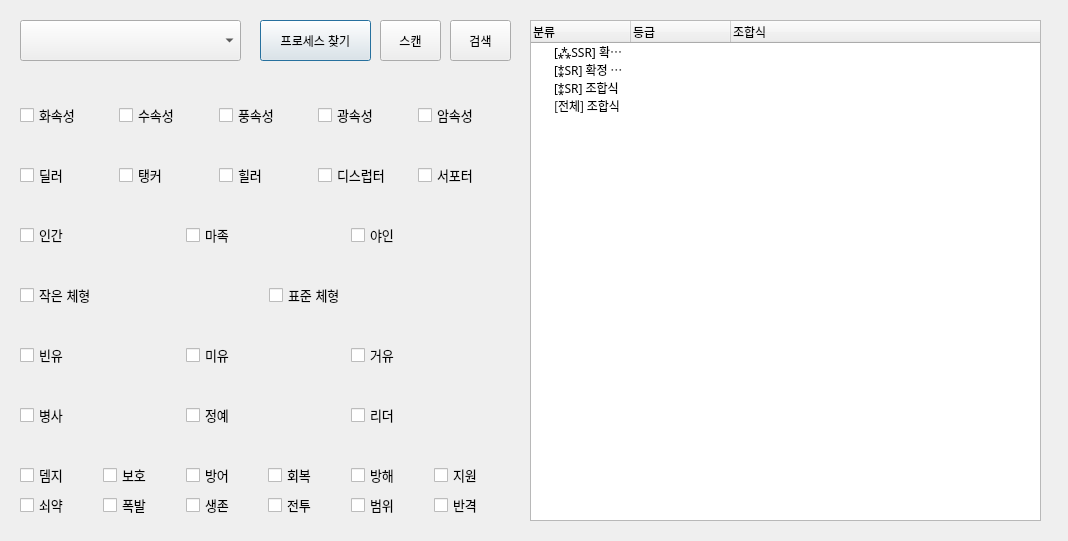
<?xml version="1.0" encoding="UTF-8"?>
<ui version="4.0">
 <class>Dialog</class>
 <widget class="QDialog" name="Dialog">
  <property name="geometry">
   <rect>
    <x>0</x>
    <y>0</y>
    <width>1068</width>
    <height>541</height>
   </rect>
  </property>
  <property name="windowTitle">
   <string>Dialog</string>
  </property>
  <widget class="QPushButton" name="ScanWindow">
   <property name="geometry">
    <rect>
     <x>260</x>
     <y>20</y>
     <width>111</width>
     <height>41</height>
    </rect>
   </property>
   <property name="font">
    <font>
     <pointsize>9</pointsize>
    </font>
   </property>
   <property name="text">
    <string>프로세스 찾기</string>
   </property>
  </widget>
  <widget class="QPushButton" name="SerachButton">
   <property name="geometry">
    <rect>
     <x>450</x>
     <y>20</y>
     <width>61</width>
     <height>41</height>
    </rect>
   </property>
   <property name="font">
    <font>
     <pointsize>9</pointsize>
    </font>
   </property>
   <property name="text">
    <string>검색</string>
   </property>
  </widget>
  <widget class="QPushButton" name="ScanButton">
   <property name="geometry">
    <rect>
     <x>380</x>
     <y>20</y>
     <width>61</width>
     <height>41</height>
    </rect>
   </property>
   <property name="font">
    <font>
     <pointsize>9</pointsize>
    </font>
   </property>
   <property name="text">
    <string>스캔</string>
   </property>
  </widget>
  <widget class="QWidget" name="horizontalLayoutWidget">
   <property name="geometry">
    <rect>
     <x>20</x>
     <y>100</y>
     <width>491</width>
     <height>31</height>
    </rect>
   </property>
   <property name="font">
    <font>
     <pointsize>10</pointsize>
    </font>
   </property>
   <layout class="QHBoxLayout" name="horizontalLayout">
    <item>
     <widget class="QCheckBox" name="TagBtn00">
      <property name="font">
       <font>
        <pointsize>10</pointsize>
       </font>
      </property>
      <property name="text">
       <string>화속성</string>
      </property>
     </widget>
    </item>
    <item>
     <widget class="QCheckBox" name="TagBtn01">
      <property name="font">
       <font>
        <pointsize>10</pointsize>
       </font>
      </property>
      <property name="text">
       <string>수속성</string>
      </property>
     </widget>
    </item>
    <item>
     <widget class="QCheckBox" name="TagBtn02">
      <property name="font">
       <font>
        <pointsize>10</pointsize>
       </font>
      </property>
      <property name="text">
       <string>풍속성</string>
      </property>
     </widget>
    </item>
    <item>
     <widget class="QCheckBox" name="TagBtn03">
      <property name="font">
       <font>
        <pointsize>10</pointsize>
       </font>
      </property>
      <property name="text">
       <string>광속성</string>
      </property>
     </widget>
    </item>
    <item>
     <widget class="QCheckBox" name="TagBtn04">
      <property name="font">
       <font>
        <pointsize>10</pointsize>
       </font>
      </property>
      <property name="text">
       <string>암속성</string>
      </property>
     </widget>
    </item>
   </layout>
  </widget>
  <widget class="QWidget" name="horizontalLayoutWidget_2">
   <property name="geometry">
    <rect>
     <x>20</x>
     <y>160</y>
     <width>491</width>
     <height>31</height>
    </rect>
   </property>
   <property name="font">
    <font>
     <pointsize>10</pointsize>
    </font>
   </property>
   <layout class="QHBoxLayout" name="horizontalLayout_2">
    <item>
     <widget class="QCheckBox" name="TagBtn05">
      <property name="font">
       <font>
        <pointsize>10</pointsize>
       </font>
      </property>
      <property name="text">
       <string>딜러</string>
      </property>
     </widget>
    </item>
    <item>
     <widget class="QCheckBox" name="TagBtn06">
      <property name="font">
       <font>
        <pointsize>10</pointsize>
       </font>
      </property>
      <property name="text">
       <string>탱커</string>
      </property>
     </widget>
    </item>
    <item>
     <widget class="QCheckBox" name="TagBtn07">
      <property name="font">
       <font>
        <pointsize>10</pointsize>
       </font>
      </property>
      <property name="text">
       <string>힐러</string>
      </property>
     </widget>
    </item>
    <item>
     <widget class="QCheckBox" name="TagBtn08">
      <property name="font">
       <font>
        <pointsize>10</pointsize>
       </font>
      </property>
      <property name="text">
       <string>디스럽터</string>
      </property>
     </widget>
    </item>
    <item>
     <widget class="QCheckBox" name="TagBtn09">
      <property name="font">
       <font>
        <pointsize>10</pointsize>
       </font>
      </property>
      <property name="text">
       <string>서포터</string>
      </property>
     </widget>
    </item>
   </layout>
  </widget>
  <widget class="QWidget" name="horizontalLayoutWidget_3">
   <property name="geometry">
    <rect>
     <x>20</x>
     <y>220</y>
     <width>491</width>
     <height>31</height>
    </rect>
   </property>
   <property name="font">
    <font>
     <pointsize>10</pointsize>
    </font>
   </property>
   <layout class="QHBoxLayout" name="horizontalLayout_3">
    <item>
     <widget class="QCheckBox" name="TagBtn10">
      <property name="font">
       <font>
        <pointsize>10</pointsize>
       </font>
      </property>
      <property name="text">
       <string>인간</string>
      </property>
     </widget>
    </item>
    <item>
     <widget class="QCheckBox" name="TagBtn11">
      <property name="font">
       <font>
        <pointsize>10</pointsize>
       </font>
      </property>
      <property name="text">
       <string>마족</string>
      </property>
     </widget>
    </item>
    <item>
     <widget class="QCheckBox" name="TagBtn12">
      <property name="font">
       <font>
        <pointsize>10</pointsize>
       </font>
      </property>
      <property name="text">
       <string>야인</string>
      </property>
     </widget>
    </item>
   </layout>
  </widget>
  <widget class="QWidget" name="horizontalLayoutWidget_4">
   <property name="geometry">
    <rect>
     <x>20</x>
     <y>280</y>
     <width>491</width>
     <height>31</height>
    </rect>
   </property>
   <property name="font">
    <font>
     <pointsize>10</pointsize>
    </font>
   </property>
   <layout class="QHBoxLayout" name="horizontalLayout_4">
    <item>
     <widget class="QCheckBox" name="TagBtn13">
      <property name="font">
       <font>
        <pointsize>10</pointsize>
       </font>
      </property>
      <property name="text">
       <string>작은 체형</string>
      </property>
     </widget>
    </item>
    <item>
     <widget class="QCheckBox" name="TagBtn14">
      <property name="font">
       <font>
        <pointsize>10</pointsize>
       </font>
      </property>
      <property name="text">
       <string>표준 체형</string>
      </property>
     </widget>
    </item>
   </layout>
  </widget>
  <widget class="QWidget" name="horizontalLayoutWidget_5">
   <property name="geometry">
    <rect>
     <x>20</x>
     <y>340</y>
     <width>491</width>
     <height>31</height>
    </rect>
   </property>
   <property name="font">
    <font>
     <pointsize>10</pointsize>
    </font>
   </property>
   <layout class="QHBoxLayout" name="horizontalLayout_5">
    <item>
     <widget class="QCheckBox" name="TagBtn15">
      <property name="font">
       <font>
        <pointsize>10</pointsize>
       </font>
      </property>
      <property name="text">
       <string>빈유</string>
      </property>
     </widget>
    </item>
    <item>
     <widget class="QCheckBox" name="TagBtn16">
      <property name="font">
       <font>
        <pointsize>10</pointsize>
       </font>
      </property>
      <property name="text">
       <string>미유</string>
      </property>
     </widget>
    </item>
    <item>
     <widget class="QCheckBox" name="TagBtn17">
      <property name="font">
       <font>
        <pointsize>10</pointsize>
       </font>
      </property>
      <property name="text">
       <string>거유</string>
      </property>
     </widget>
    </item>
   </layout>
  </widget>
  <widget class="QWidget" name="horizontalLayoutWidget_6">
   <property name="geometry">
    <rect>
     <x>20</x>
     <y>400</y>
     <width>491</width>
     <height>31</height>
    </rect>
   </property>
   <property name="font">
    <font>
     <pointsize>10</pointsize>
    </font>
   </property>
   <layout class="QHBoxLayout" name="horizontalLayout_6">
    <item>
     <widget class="QCheckBox" name="TagBtn18">
      <property name="font">
       <font>
        <pointsize>10</pointsize>
       </font>
      </property>
      <property name="text">
       <string>병사</string>
      </property>
     </widget>
    </item>
    <item>
     <widget class="QCheckBox" name="TagBtn19">
      <property name="font">
       <font>
        <pointsize>10</pointsize>
       </font>
      </property>
      <property name="text">
       <string>정예</string>
      </property>
     </widget>
    </item>
    <item>
     <widget class="QCheckBox" name="TagBtn20">
      <property name="font">
       <font>
        <pointsize>10</pointsize>
       </font>
      </property>
      <property name="text">
       <string>리더</string>
      </property>
     </widget>
    </item>
   </layout>
  </widget>
  <widget class="QWidget" name="horizontalLayoutWidget_7">
   <property name="geometry">
    <rect>
     <x>20</x>
     <y>460</y>
     <width>491</width>
     <height>31</height>
    </rect>
   </property>
   <property name="font">
    <font>
     <pointsize>10</pointsize>
    </font>
   </property>
   <layout class="QHBoxLayout" name="horizontalLayout_7">
    <item>
     <widget class="QCheckBox" name="TagBtn21">
      <property name="font">
       <font>
        <pointsize>10</pointsize>
       </font>
      </property>
      <property name="text">
       <string>뎀지</string>
      </property>
     </widget>
    </item>
    <item>
     <widget class="QCheckBox" name="TagBtn22">
      <property name="font">
       <font>
        <pointsize>10</pointsize>
       </font>
      </property>
      <property name="text">
       <string>보호</string>
      </property>
     </widget>
    </item>
    <item>
     <widget class="QCheckBox" name="TagBtn23">
      <property name="font">
       <font>
        <pointsize>10</pointsize>
       </font>
      </property>
      <property name="text">
       <string>방어</string>
      </property>
     </widget>
    </item>
    <item>
     <widget class="QCheckBox" name="TagBtn24">
      <property name="font">
       <font>
        <pointsize>10</pointsize>
       </font>
      </property>
      <property name="text">
       <string>회복</string>
      </property>
     </widget>
    </item>
    <item>
     <widget class="QCheckBox" name="TagBtn25">
      <property name="font">
       <font>
        <pointsize>10</pointsize>
       </font>
      </property>
      <property name="text">
       <string>방해</string>
      </property>
     </widget>
    </item>
    <item>
     <widget class="QCheckBox" name="TagBtn26">
      <property name="font">
       <font>
        <pointsize>10</pointsize>
       </font>
      </property>
      <property name="text">
       <string>지원</string>
      </property>
     </widget>
    </item>
   </layout>
  </widget>
  <widget class="QWidget" name="horizontalLayoutWidget_8">
   <property name="geometry">
    <rect>
     <x>20</x>
     <y>490</y>
     <width>491</width>
     <height>31</height>
    </rect>
   </property>
   <property name="font">
    <font>
     <pointsize>10</pointsize>
    </font>
   </property>
   <layout class="QHBoxLayout" name="horizontalLayout_8">
    <item>
     <widget class="QCheckBox" name="TagBtn27">
      <property name="font">
       <font>
        <pointsize>10</pointsize>
       </font>
      </property>
      <property name="text">
       <string>쇠약</string>
      </property>
     </widget>
    </item>
    <item>
     <widget class="QCheckBox" name="TagBtn28">
      <property name="font">
       <font>
        <pointsize>10</pointsize>
       </font>
      </property>
      <property name="text">
       <string>폭발</string>
      </property>
     </widget>
    </item>
    <item>
     <widget class="QCheckBox" name="TagBtn29">
      <property name="font">
       <font>
        <pointsize>10</pointsize>
       </font>
      </property>
      <property name="text">
       <string>생존</string>
      </property>
     </widget>
    </item>
    <item>
     <widget class="QCheckBox" name="TagBtn30">
      <property name="font">
       <font>
        <pointsize>10</pointsize>
       </font>
      </property>
      <property name="text">
       <string>전투</string>
      </property>
     </widget>
    </item>
    <item>
     <widget class="QCheckBox" name="TagBtn31">
      <property name="font">
       <font>
        <pointsize>10</pointsize>
       </font>
      </property>
      <property name="text">
       <string>범위</string>
      </property>
     </widget>
    </item>
    <item>
     <widget class="QCheckBox" name="TagBtn32">
      <property name="font">
       <font>
        <pointsize>10</pointsize>
       </font>
      </property>
      <property name="text">
       <string>반격</string>
      </property>
     </widget>
    </item>
   </layout>
  </widget>
  <widget class="QComboBox" name="ProcessListBox">
   <property name="geometry">
    <rect>
     <x>20</x>
     <y>20</y>
     <width>221</width>
     <height>41</height>
    </rect>
   </property>
  </widget>
  <widget class="QTreeWidget" name="treeWidget">
   <property name="geometry">
    <rect>
     <x>530</x>
     <y>20</y>
     <width>511</width>
     <height>501</height>
    </rect>
   </property>
   <property name="font">
    <font>
     <family>돋움</family>
     <pointsize>9</pointsize>
     <underline>false</underline>
    </font>
   </property>
   <column>
    <property name="text">
     <string>분류</string>
    </property>
   </column>
   <column>
    <property name="text">
     <string>등급</string>
    </property>
   </column>
   <column>
    <property name="text">
     <string>조합식</string>
    </property>
   </column>
   <item>
    <property name="text">
     <string>[⁂SSR] 확정 조합식</string>
    </property>
    <property name="font">
     <font>
      <weight>50</weight>
      <bold>false</bold>
     </font>
    </property>
   </item>
   <item>
    <property name="text">
     <string>[⁑SR] 확정 조합식</string>
    </property>
    <property name="font">
     <font>
      <weight>50</weight>
      <bold>false</bold>
     </font>
    </property>
   </item>
   <item>
    <property name="text">
     <string>[⁑SR] 조합식</string>
    </property>
    <property name="font">
     <font>
      <weight>50</weight>
      <bold>false</bold>
     </font>
    </property>
    <property name="text">
     <string/>
    </property>
   </item>
   <item>
    <property name="text">
     <string>[전체] 조합식</string>
    </property>
    <property name="font">
     <font>
      <weight>50</weight>
      <bold>false</bold>
     </font>
    </property>
    <property name="text">
     <string/>
    </property>
    <property name="font">
     <font>
      <weight>75</weight>
      <bold>true</bold>
     </font>
    </property>
   </item>
  </widget>
 </widget>
 <resources/>
 <connections/>
</ui>
